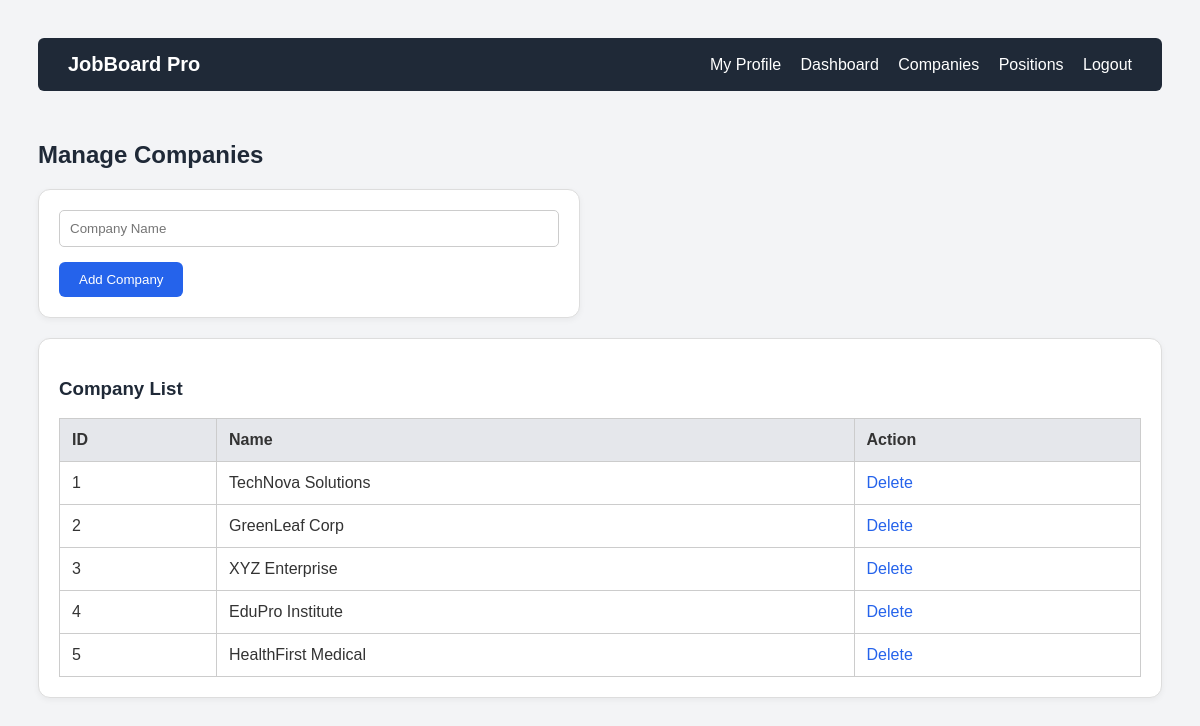
/admin/manage_companies.php (signed in), run on the app's committed database.
### tables this page shows
CREATE TABLE `companies` (
  `id` int(11) NOT NULL,
  `name` varchar(100) DEFAULT NULL
);

### admin/manage_companies.php (the view, shortened to what this page needs)
<?php
include('../components/navbar.php');
include('../config/db.php');
$companies = $conn->query("SELECT * FROM companies");
?>
<!DOCTYPE html>
<html>
<head>
    <link rel="stylesheet" href="../style.css">
</head>
<body>
<div class="layout">
    <div class="main-content">
        <h2>Manage Companies</h2>
        <form method="post" class="card">
            <input type="text" name="name" placeholder="Company Name" required>
            <button type="submit" name="add_company">Add Company</button>
        </form>
        <div class="card">
            <h3>Company List</h3>
            <table>
                <tr><th>ID</th><th>Name</th><th>Action</th></tr>
                <?php while ($row = $companies->fetch_assoc()): ?>
                <tr>
                    <td><?php echo $row['id']; ?></td>
                    <td><?php echo $row['name']; ?></td>
                    <td><a href="?delete=<?php echo $row['id']; ?>" onclick="return confirm('Delete this company?')">Delete</a></td>
                </tr>
                <?php endwhile; ?>
            </table>
        </div>
    </div>
</div>
</body>
</html>

### JobBoardPro/style.css (style rules this page uses)
body { font-family: Arial, sans-serif; background: #f3f4f6; color: #333; padding: 30px; }
h2, h3 { color: #1f2937; }
form { background: #fff; padding: 20px; border: 1px solid #ddd; border-radius: 8px; max-width: 500px; margin-bottom: 20px; }
input[type="text"], input[type="email"], input[type="password"], input[type="date"], input[type="number"], select, textarea { width: 100%; padding: 10px; margin-bottom: 15px; border-radius: 5px; border: 1px solid #ccc; box-sizing: border-box; }
button { background-color: #2563eb; color: white; padding: 10px 20px; border: none; border-radius: 6px; cursor: pointer; }
a { color: #2563eb; text-decoration: none; }
table { width: 100%; border-collapse: collapse; margin-top: 10px; }
th, td { padding: 12px; border: 1px solid #ccc; text-align: left; }
th { background-color: #e5e7eb; }
.layout { display: flex; gap: 20px; }
.main-content { flex: 1; }
.card { background: #ffffff; border: 1px solid #ddd; border-radius: 12px; padding: 20px; box-shadow: 0 2px 6px rgba(0,0,0,0.05); margin-top: 10px; }

### data on the page
companies: id "1", name "TechNova Solutions"
companies: id "2", name "GreenLeaf Corp"
companies: id "3", name "XYZ Enterprise"
companies: id "4", name "EduPro Institute"
companies: id "5", name "HealthFirst Medical"
